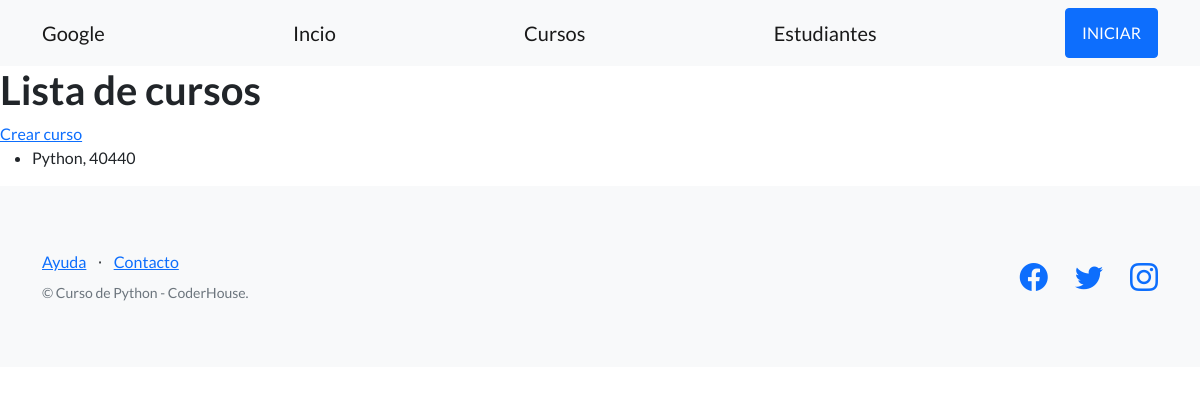
/estudios/cursos/, run on an earlier commit of the app's database.
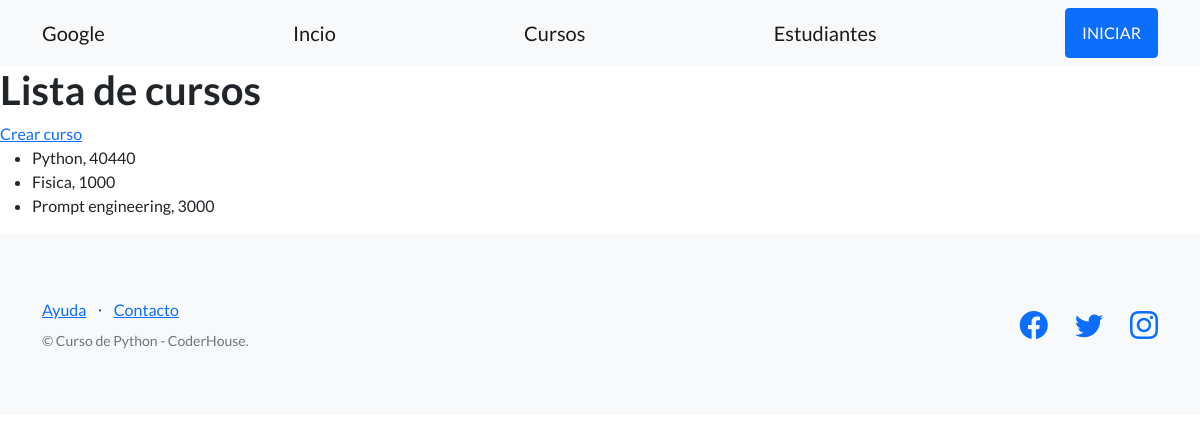
And on a later commit of the database.
### control_estudios/models.py (models this page shows, shortened)
class Curso(models.Model):
    nombre = models.CharField(max_length=164)#Equivalente de str
    comision =models.IntegerField()#Equivalente de int

### control_estudios/views.py (the view)
# urls.py: path("cursos/", listar_cursos, name="lista_cursos"),
def listar_cursos(request):
    contexto={
         "cursos":Curso.objects.all(),
    }
    http_responde =render(
        request=request,
        template_name='control_estudios/lista_cursos.html',
        context=contexto,
    )
    return http_responde

### control_estudios/templates/control_estudios/lista_cursos.html
{% extends "control_estudios/base.html" %}
{% block contenido %}
<section>
    <div>
        <h1>Lista de cursos</h1>
        <a href="{% url 'crear-curso' %}">Crear curso</a>
        <ul>
            {% for curso in cursos %}
            <li>{{curso.nombre}}, {{curso.comision}}</li>
            {% endfor %}
        </ul>
    </div>
</section>
{% endblock contenido %}

What changed in the data, as far as the page shows it:
added Curso: nombre "Fisica", comision "1000"
added Curso: nombre "Prompt engineering", comision "3000"
